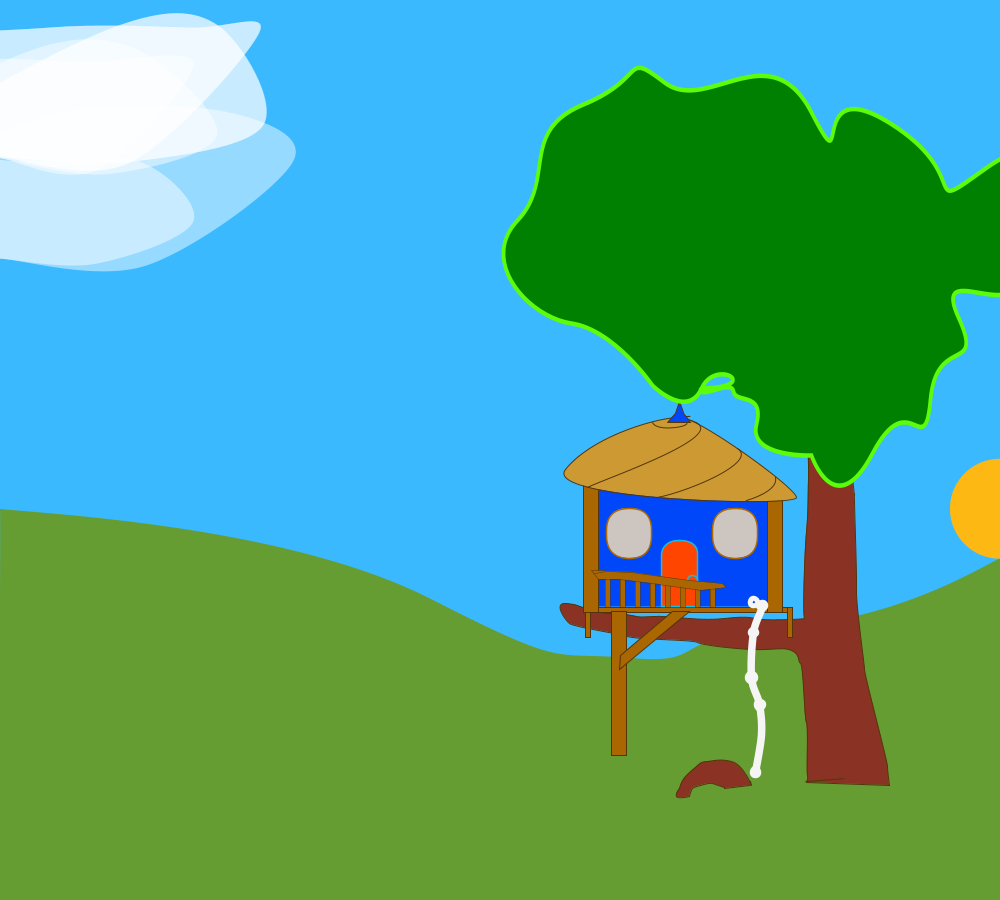
Frame 1 (no input)
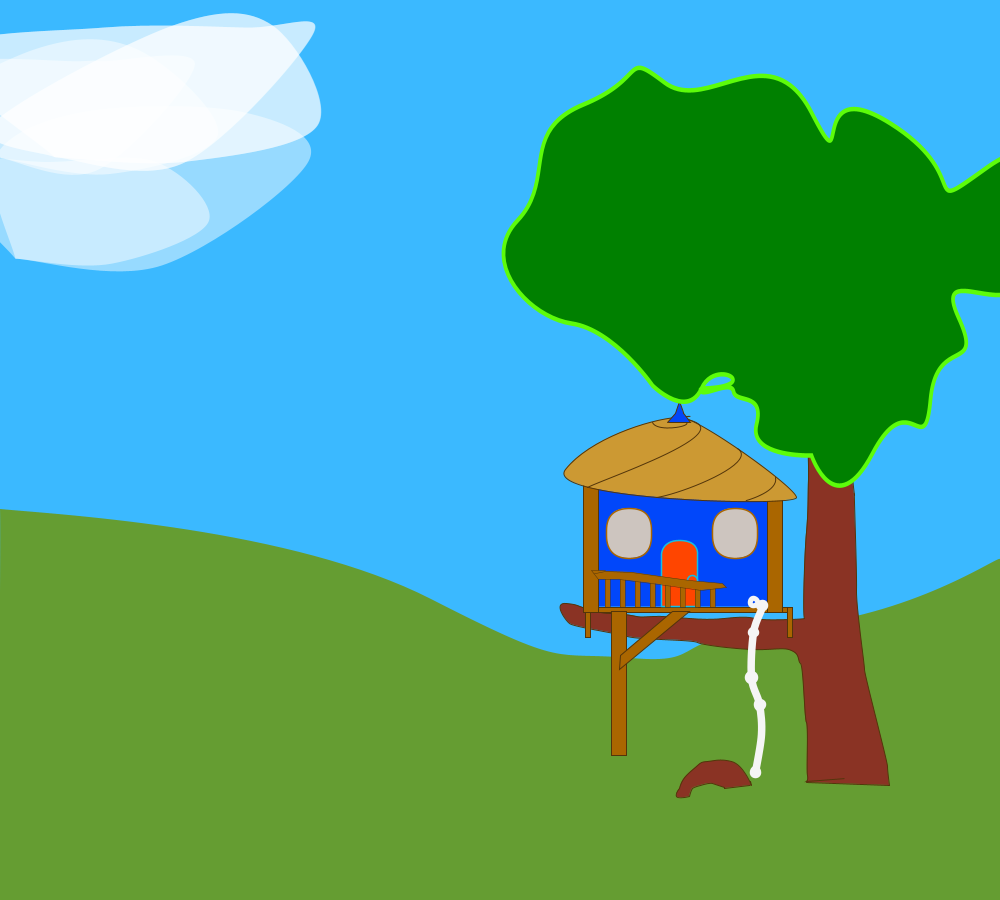
Frame 60 (the mouse pressed at the canvas centre just before this capture)
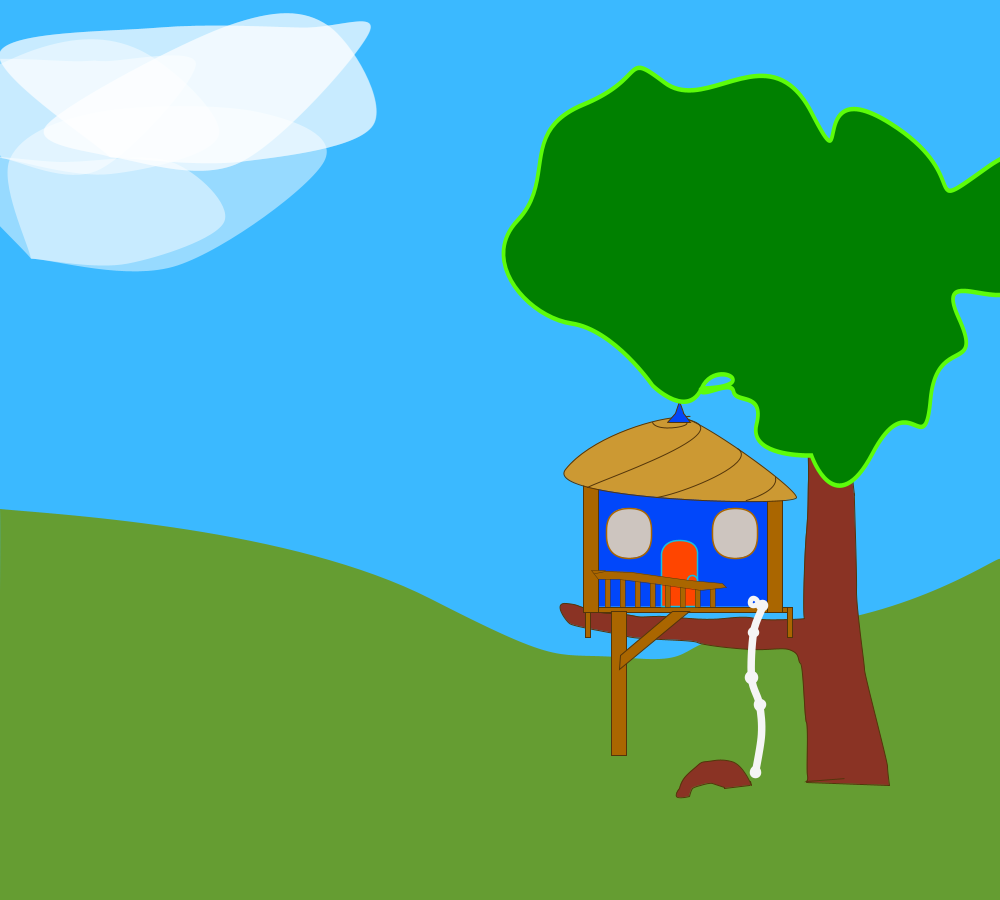
Frame 120 (the mouse held since frame 60 and released just before this capture)

The Processing sketch that drew these frames (run headless with seeded random() and noise(); from frame 60 on, the mouse is pressed at the canvas centre):

// Processing sketch: processing_130893
// ── processing_130893.pde

// James Robe
// NMD 295
// "My tree House" 1-22-14
//the following code is code design assistor
Sun s1 = new Sun(1,1); 
HLine h1 = new HLine(1,1); 
HLine h2 = new HLine(1,1); 
HLine h3 = new HLine(1,1); 
HLine h4 = new HLine(1,1); 
//Cloud2 c1 = new Cloud2(50, 2.5);
int numberShape = 1;
int number = 0;

//the following code is a code deisng assistor

color skyblue = #3BB9FF; //color of sky
color grassgreen = #659D32; //color of grass
color treebrown = #8A3324; //tree color
color treebrown1 = #53350A; // tree outline color
color sandybrown = #CC9933; //wood color for house
color indigo = #0147FA; // roof top peice and house color
color supportwood = #AA6600;
color windowd = #CDC5BF; //window day color
void setup()
{
  size(1000,900);
  // sets the static background color for sky. 
 
}

void draw()
{
  //below code is a coding assistor
 
 //above code is a coding assistor
 
  smooth(4);
   background(skyblue);
   s1.update();
    h1.update(); 
  h2.update(); 
    h3.update(); 
  h3.update(); 
//  c1.update();
 // drawing cloud function

   
   
   
   
  //this shape is the large ground green mass. 
  noStroke();
  fill(grassgreen);
beginShape();
vertex(0.0, 509.0);
bezierVertex(-22.0, 682.0, -65.0, 503.0, 0.0, 509.0);
bezierVertex(65.0, 515.0, 292.0, 528.0, 431.0, 599.0);
bezierVertex(570.0, 670.0, 550.0, 651.0, 631.0, 658.0);
bezierVertex(712.0, 665.0, 661.0, 637.0, 787.0, 627.0);
bezierVertex(913.0, 617.0, 999.0, 555.0, 1000.0, 559.0);
bezierVertex(1001.0, 563.0, 1001.0, 966.0, 1000.0, 975.0);
bezierVertex(999.0, 984.0, 3.0, 983.0, 0.0, 985.0);
bezierVertex(-3.0, 987.0, 1.0, 529.0, 0.0, 509.0);
endShape();

//master shift and translate function



scale(.5,.5);
translate(800,800);

// this is the code to draw the tree
fill(treebrown);
strokeWeight(2);
stroke(treebrown1);

beginShape();
vertex(812.0, 762.0);
bezierVertex(983.0, 749.0, 812.0, 762.0, 812.0, 762.0);
bezierVertex(812.0, 762.0, 816.0, 761.0, 814.0, 751.0);
bezierVertex(812.0, 741.0, 816.0, 651.0, 812.0, 645.0);
bezierVertex(808.0, 639.0, 807.0, 531.0, 801.0, 526.0);
bezierVertex(795.0, 521.0, 799.0, 510.0, 786.0, 503.0);
bezierVertex(773.0, 496.0, 768.0, 497.0, 730.0, 499.0);
bezierVertex(692.0, 501.0, 606.0, 490.0, 595.0, 484.0);
bezierVertex(584.0, 478.0, 479.0, 479.0, 455.0, 472.0);
bezierVertex(431.0, 465.0, 348.0, 453.0, 339.0, 446.0);
bezierVertex(330.0, 439.0, 305.0, 404.0, 333.0, 407.0);
bezierVertex(361.0, 410.0, 348.0, 410.0, 385.0, 420.0);
bezierVertex(422.0, 430.0, 411.0, 423.0, 448.0, 428.0);
bezierVertex(485.0, 433.0, 467.0, 435.0, 506.0, 433.0);
bezierVertex(545.0, 431.0, 594.0, 443.0, 649.0, 437.0);
bezierVertex(704.0, 431.0, 700.0, 437.0, 724.0, 439.0);
bezierVertex(748.0, 441.0, 813.0, 438.0, 809.0, 437.0);
bezierVertex(805.0, 436.0, 808.0, 308.0, 812.0, 265.0);
bezierVertex(816.0, 222.0, 815.0, 188.0, 816.0, 159.0);
bezierVertex(817.0, 130.0, 812.0, -30.0, 810.0, -30.0);
bezierVertex(808.0, -30.0, 884.0, -34.0, 884.0, -34.0);
bezierVertex(884.0, -34.0, 910.0, 215.0, 908.0, 188.0);
bezierVertex(906.0, 161.0, 914.0, 345.0, 913.0, 379.0);
bezierVertex(912.0, 413.0, 929.0, 528.0, 929.0, 539.0);
bezierVertex(929.0, 550.0, 975.0, 723.0, 975.0, 733.0);
bezierVertex(975.0, 743.0, 978.0, 770.0, 978.0, 770.0);
bezierVertex(978.0, 770.0, 813.0, 764.0, 813.0, 764.0);
endShape();

beginShape();
vertex(702.0, 770.0);
bezierVertex(697.0, 750.0, 702.0, 770.0, 702.0, 770.0);
bezierVertex(702.0, 770.0, 686.0, 729.0, 662.0, 723.0);
bezierVertex(638.0, 717.0, 627.0, 722.0, 614.0, 723.0);
bezierVertex(601.0, 724.0, 601.0, 725.0, 592.0, 733.0);
bezierVertex(583.0, 741.0, 583.0, 740.0, 572.0, 751.0);
bezierVertex(561.0, 762.0, 559.0, 776.0, 559.0, 776.0);
bezierVertex(559.0, 776.0, 550.0, 786.0, 553.0, 792.0);
bezierVertex(556.0, 798.0, 578.0, 792.0, 578.0, 792.0);
bezierVertex(578.0, 792.0, 581.0, 779.0, 584.0, 776.0);
bezierVertex(587.0, 773.0, 600.0, 770.0, 600.0, 770.0);
bezierVertex(600.0, 770.0, 618.0, 764.0, 624.0, 766.0);
bezierVertex(630.0, 768.0, 649.0, 775.0, 649.0, 775.0);
bezierVertex(649.0, 775.0, 648.0, 776.0, 648.0, 776.0);
bezierVertex(648.0, 776.0, 699.0, 770.0, 699.0, 770.0);
bezierVertex(699.0, 770.0, 703.0, 769.0, 703.0, 769.0);
endShape();


////////////////////building supports
fill(supportwood);
stroke(treebrown1);
strokeWeight(2);


//peices of wood at the very bottom of house
beginShape();
vertex(370,414);
vertex(775,414);
vertex(775,424);
vertex(370,424);
vertex(370,414);
endShape();

rect(775,414, 10, 60);
rect(370,414, 10, 60);

//support beams branching from the ground
rect(422,711,30, -288);

beginShape();
vertex(440,511);
vertex(545,423);
vertex(579,422);
vertex(439,539);
vertex(440,511);
endShape();

//building side supports
rect(366,170,30,254);
rect(765,170,-30,254);

////////////////////////end of building supports

//front wall
fill(indigo);
noStroke();
beginShape();
vertex(398,160);
vertex(734,193);
vertex(734,413);
vertex(398,413);
vertex(398,160);
endShape();

///////windows
fill(windowd);
stroke(supportwood);
strokeWeight(3);
//ellipse(662,294,80,80);
////cross window lines 
//line(663,257,663,335);
//line(623,295,702,295);
//
//ellipse(16,294,80,80);
////cross window lines 
//line(16,257,663,335);
//line(623,295,702,295);
rect(413,216, 90, 100, 50);
rect(625,216, 90, 100, 50);

//door
fill(#FF4500);
stroke(#0EBFE9);
beginShape();
vertex(523.0, 412.0);
bezierVertex(523.0, 412.0, 523.0, 412.0, 523.0, 412.0);
bezierVertex(523.0, 412.0, 523.0, 308.0, 523.0, 308.0);
bezierVertex(523.0, 308.0, 523.0, 279.0, 561.0, 280.0);
bezierVertex(599.0, 281.0, 594.0, 309.0, 594.0, 309.0);
bezierVertex(594.0, 309.0, 594.0, 412.0, 594.0, 412.0);
bezierVertex(594.0, 412.0, 524.0, 412.0, 524.0, 412.0);
endShape();

ellipse(584,360,20,20);

//railway
stroke(treebrown1);
strokeWeight(1);
fill(supportwood);

rect(410,414,10,-60);
rect(440,414,10,-65);
rect(470,414,10,-64);
rect(500,414,10,-57);
rect(530,414,10,-54);
rect(560,414,10,-50);
rect(590,414,10,-48);
rect(620,414,10,-47);

beginShape();
vertex(411.0, 342.0);
bezierVertex(358.0, 353.0, 411.0, 342.0, 411.0, 342.0);
bezierVertex(411.0, 342.0, 463.0, 344.0, 463.0, 344.0);
bezierVertex(463.0, 344.0, 579.0, 361.0, 579.0, 361.0);
bezierVertex(579.0, 361.0, 644.0, 367.0, 644.0, 367.0);
bezierVertex(644.0, 367.0, 653.0, 375.0, 653.0, 375.0);
bezierVertex(653.0, 375.0, 603.0, 380.0, 603.0, 380.0);
bezierVertex(603.0, 380.0, 503.0, 366.0, 503.0, 366.0);
bezierVertex(503.0, 366.0, 438.0, 358.0, 438.0, 358.0);
bezierVertex(438.0, 358.0, 396.0, 358.0, 396.0, 358.0);
bezierVertex(396.0, 358.0, 383.0, 341.0, 383.0, 341.0);
bezierVertex(383.0, 341.0, 410.0, 341.0, 410.0, 341.0);
endShape();



//knotted rope
beginShape();
noFill();
strokeWeight(15);
stroke(#F5F5F5); //white smoke color
curveVertex(707,404);
curveVertex(724,411);
curveVertex(707,464);
curveVertex(703,555);
curveVertex(719,609);
curveVertex(722,668);
curveVertex(711,744);
curveVertex(711,744);
endShape();

ellipse(707,404, 10,10);
ellipse(724,411, 9,9);
ellipse(707,464, 7,7);
ellipse(703,555, 12,12);
ellipse(719,609, 10,10);
ellipse(711,744, 9, 9);






//the roof
fill(sandybrown);
stroke(treebrown1);
strokeWeight(2);
beginShape();
vertex(552.0, 35.0);
bezierVertex(563.0, 33.0, 607.0, 31.0, 552.0, 35.0);
bezierVertex(497.0, 39.0, 379.0, 77.0, 331.0, 138.0);
bezierVertex(283.0, 199.0, 793.0, 214.0, 793.0, 194.0);
bezierVertex(793.0, 174.0, 570.0, 16.0, 552.0, 35.0);
endShape();

//roof lines
noFill();
curve(-512, 58, 560, 37, 374, 174, 366, 142);
curve(250, 20, 674, 96, 512, 194, 366, 142);
curve(650, 20, 751, 154, 692, 201, 800, 142);
curve(500,-100, 505, 44, 559, 40, 200, 0);

//roof peice
fill(indigo);
beginShape();
vertex(537.0, 45.0);
bezierVertex(537.0, 45.0, 537.0, 45.0, 537.0, 45.0);
bezierVertex(537.0, 45.0, 581.0, 45.0, 581.0, 45.0);
bezierVertex(581.0, 45.0, 563.0, 21.0, 566.0, 26.0);
bezierVertex(569.0, 31.0, 559.0, 2.0, 559.0, 2.0);
bezierVertex(559.0, 2.0, 551.0, 26.0, 551.0, 26.0);
bezierVertex(551.0, 26.0, 535.0, 45.0, 535.0, 45.0);
endShape();

// code for tree leafs

scale(1.5, 1.8);
translate(-320,-405);
fill(#008000);
stroke(#5DFC0A);
strokeWeight(5);

beginShape();
vertex(722.0, 392.0);
bezierVertex(806.0, 391.0, 741.0, 357.0, 722.0, 392.0);
bezierVertex(703.0, 427.0, 656.0, 389.0, 656.0, 389.0);
bezierVertex(656.0, 389.0, 605.0, 327.0, 548.0, 320.0);
bezierVertex(491.0, 313.0, 425.0, 251.0, 477.0, 205.0);
bezierVertex(529.0, 159.0, 477.0, 107.0, 564.0, 77.0);
bezierVertex(651.0, 47.0, 615.0, 16.0, 672.0, 52.0);
bezierVertex(729.0, 88.0, 812.0, -5.0, 868.0, 85.0);
bezierVertex(924.0, 175.0, 858.0, 37.0, 974.0, 98.0);
bezierVertex(1090.0, 159.0, 1006.0, 203.0, 1104.0, 145.0);
bezierVertex(1202.0, 87.0, 1172.0, 228.0, 1151.0, 272.0);
bezierVertex(1130.0, 316.0, 1030.0, 249.0, 1065.0, 313.0);
bezierVertex(1100.0, 377.0, 1035.0, 331.0, 1027.0, 404.0);
bezierVertex(1019.0, 477.0, 1000.0, 385.0, 950.0, 464.0);
bezierVertex(900.0, 543.0, 868.0, 467.0, 868.0, 467.0);
bezierVertex(868.0, 467.0, 784.0, 469.0, 795.0, 432.0);
bezierVertex(806.0, 395.0, 768.0, 410.0, 765.0, 396.0);
bezierVertex(762.0, 382.0, 721.0, 404.0, 721.0, 393.0);
endShape();








// house supports that go form ground to the house supporting it. 


//beginShape();
//vertex(993.0, 755.0);
//bezierVertex(993.0, 755.0, 993.0, 755.0, 993.0, 755.0);
//bezierVertex(993.0, 755.0, 788.0, 746.0, 788.0, 746.0);
//bezierVertex(788.0, 746.0, 790.0, 652.0, 786.0, 646.0);
//bezierVertex(782.0, 640.0, 786.0, 539.0, 780.0, 534.0);
//bezierVertex(774.0, 529.0, 776.0, 513.0, 763.0, 506.0);
//bezierVertex(750.0, 499.0, 689.0, 481.0, 646.0, 475.0);
//bezierVertex(603.0, 469.0, 490.0, 496.0, 490.0, 496.0);
//bezierVertex(490.0, 496.0, 406.0, 489.0, 395.0, 483.0);
//bezierVertex(384.0, 477.0, 350.0, 466.0, 326.0, 456.0);
//bezierVertex(302.0, 446.0, 209.0, 447.0, 185.0, 440.0);
//bezierVertex(161.0, 433.0, 116.0, 429.0, 107.0, 422.0);
//bezierVertex(98.0, 415.0, 78.0, 389.0, 102.0, 397.0);
//bezierVertex(126.0, 405.0, 119.0, 394.0, 156.0, 404.0);
//bezierVertex(193.0, 414.0, 276.0, 408.0, 313.0, 413.0);
//bezierVertex(350.0, 418.0, 364.0, 419.0, 387.0, 430.0);
//bezierVertex(410.0, 441.0, 433.0, 442.0, 448.0, 446.0);
//bezierVertex(463.0, 450.0, 524.0, 437.0, 573.0, 409.0);
//bezierVertex(622.0, 381.0, 673.0, 387.0, 696.0, 384.0);
//bezierVertex(719.0, 381.0, 752.0, 390.0, 766.0, 394.0);
//bezierVertex(780.0, 398.0, 799.0, 405.0, 795.0, 404.0);
//bezierVertex(791.0, 403.0, 793.0, 315.0, 797.0, 272.0);
//bezierVertex(801.0, 229.0, 791.0, 196.0, 792.0, 167.0);
//bezierVertex(793.0, 138.0, 787.0, -24.0, 787.0, -24.0);
//bezierVertex(787.0, -24.0, 894.0, -28.0, 894.0, -28.0);
//bezierVertex(894.0, -28.0, 920.0, 221.0, 918.0, 194.0);
//bezierVertex(916.0, 167.0, 939.0, 349.0, 938.0, 383.0);
//bezierVertex(937.0, 417.0, 959.0, 549.0, 959.0, 549.0);
//bezierVertex(959.0, 549.0, 959.0, 581.0, 969.0, 637.0);
//bezierVertex(979.0, 693.0, 995.0, 756.0, 995.0, 756.0);
//endShape();

}

//drawing assistor

void keyPressed()
{
  if (key == CODED)
  {
    if (keyCode == ALT)
    {
   println("point number" + "[" + number + "]" + "(" + mouseX + "," + mouseY + ")");
      number = number + 1;
}
if (keyCode == UP)
{
  println();
  println("New Shape" + "(" + numberShape + ")");
  numberShape = 1 + numberShape;
}
  
  }
}




class HLine { 
  float cloudCount = 0;
float y = random(0, 400);
float speed = random(.001, 1);
float scale = random(8, 15);
float scale1 = random(8, 15);
float cx1 = random(-10,0);
 float cy1 = random(-10,0);
  float cx2 = random(0,10);
  float cy2 = random(-10,-20);
  float cx3 = random(10,20);
 float cy3 = random(-10, -20);
  float cx4 = random(20,10);
 float cy4 = random(-10,0);
  float cx5 = random(10,0);
float cy5 = random(0,5);
float cc1 = random(-10,0);
 float cv1 = random(-10,0);
  float cc2 = random(0,10);
  float cv2 = random(-10,-20);
  float cc3 = random(10,20);
 float cv3 = random(-10, -20);
  float cc4 = random(20,10);
 float cv4 = random(-10,0);
  float cc5 = random(10,0);
float cv5 = random(0,5);
int d = -1;
float circR = random(10,70);
  HLine (float y, float s) {  

  } 
  void update() { 
 
       if (cloudCount < 1000)
   {
     noStroke();
     fill(255, 255, 255, 120);
     beginShape();
     curveVertex(cloudCount, y);
     curveVertex(cloudCount, y);
     curveVertex(cloudCount + (cx1 * scale), y + (cy1 * scale));
     curveVertex(cloudCount + (cx2 * scale), y + (cy2 * scale));
     curveVertex(cloudCount + (cx3 * scale), y + (cy3 * scale));
     curveVertex(cloudCount + (cx4 * scale), y + (cy4 * scale));
     curveVertex(cloudCount + (cx5 * scale), y + (cy5 * scale));
     curveVertex(cloudCount, y);
     curveVertex(cloudCount, y);
   endShape();
   if (circR > 0)
   {
   ellipse(cloudCount * circR/(circR/5), y * circR/(circR/5), circR/(circR/5), circR/(circR/5));
   }
    beginShape();
     curveVertex(cloudCount, y);
     curveVertex(cloudCount, y);
     curveVertex(cloudCount + (cc1 * scale1), y + (cv1 * scale1));
     curveVertex(cloudCount + (cc2 * scale1), y + (cv2 * scale1));
     curveVertex(cloudCount + (cc3 * scale1), y + (cv3 * scale1));
     curveVertex(cloudCount + (cc4 * scale1), y + (cv4 * scale1));
     curveVertex(cloudCount + (cc5 * scale1), y + (cv5 * scale1));
     curveVertex(cloudCount, y);
     curveVertex(cloudCount, y);
   endShape();
   cloudCount = cloudCount + speed;
   }
   
    if (cloudCount >= 1000 )
   {
     circR = random(-200,200);
   cloudCount = 0;
   y = random(0, 400);
   speed = random(.01, 1);
   scale = random(8, 15);
 cx1 = random(-10,0);
 cy1 = random(-10,0);
 cx2 = random(0,10);
 cy2 = random(-10,-20);
 cx3 = random(10,20);
 cy3 = random(-10, -20);
 cx4 = random(20,10);
 cy4 = random(-10,0);
 cx5 = random(10,0);
 cy5 = random(0,5);
 
  scale1 = random(8, 15);
 cc1 = random(-10,0);
 cv1 = random(-10,0);
 cc2 = random(0,10);
 cv2 = random(-10,-20);
 cc3 = random(10,20);
 cv3 = random(-10, -20);
 cc4 = random(20,10);
 cv4 = random(-10,0);
 cc5 = random(10,0);
 cv5 = random(0,5);


   }
  } 
} 



class Cloud2 { 
  float cloudCount = 1000;
float y = random(0, 400);
float speed = random(.001, 1);
float scale = random(1, 8);
float cx1 = random(-10,0);
 float cy1 = random(-10,0);
  float cx2 = random(0,10);
  float cy2 = random(-10,-20);
  float cx3 = random(10,20);
 float cy3 = random(-10, -20);
  float cx4 = random(20,10);
 float cy4 = random(-10,0);
  float cx5 = random(10,0);
float cy5 = random(0,5);
int d = -1;
  Cloud2 (float y, float s) {  

  } 
  void update() { 
 
       if (cloudCount > 0)
   {
     noStroke();
     fill(255);
     beginShape();
     curveVertex(cloudCount, y);
     curveVertex(cloudCount, y);
     curveVertex(cloudCount + (cx1 * scale), y + (cy1 * scale));
     curveVertex(cloudCount + (cx2 * scale), y + (cy2 * scale));
     curveVertex(cloudCount + (cx3 * scale), y + (cy3 * scale));
     curveVertex(cloudCount + (cx4 * scale), y + (cy4 * scale));
     curveVertex(cloudCount + (cx5 * scale), y + (cy5 * scale));
     curveVertex(cloudCount, y);
     curveVertex(cloudCount, y);
   endShape();
   cloudCount = cloudCount - speed;
   }
   
    if (cloudCount <= 0 )
   {
   cloudCount = 1000;
   y = random(0, 400);
   speed = random(.01, 1);
   scale = random(5, 15);
 cx1 = random(-10,0);
 cy1 = random(-10,0);
 cx2 = random(0,10);
 cy2 = random(-10,-20);
 cx3 = random(10,20);
 cy3 = random(-10, -20);
 cx4 = random(20,10);
 cy4 = random(-10,0);
 cx5 = random(10,0);
 cy5 = random(0,5);


   }
  } 
} 
 
 
 class Sun { 
float angle = millis();
float radius = 500; 
float x = cos(radians(angle)) * radius;
float y = sin(radians(angle)) * radius;
  Sun (float a, float b) {  

  } 
  void update() { 
  float x = cos(radians(angle)) * radius + 500;
  float y = sin(radians(angle)) * radius + 500;
  fill(253, 184, 19);
  noStroke();
  ellipse(x, y, 100, 100);
  angle = millis()/60;
  
  }
 }
